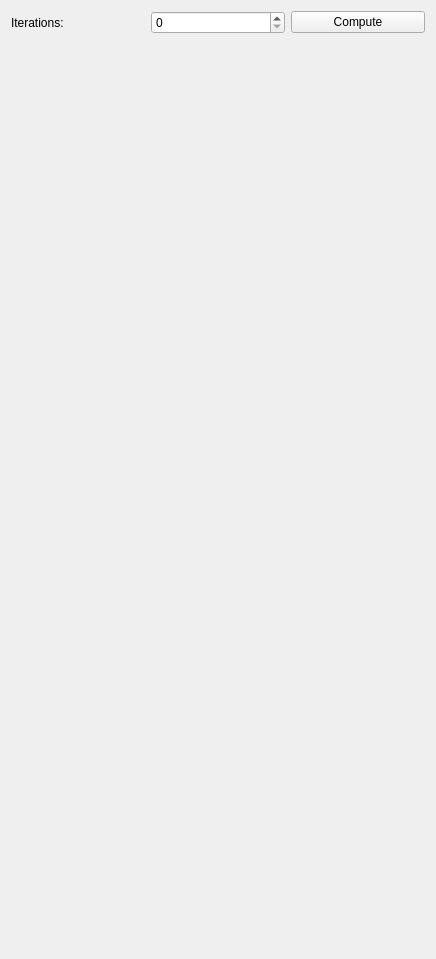
<ui version="4.0" >
 <class>CatmullClarkToolbarBase</class>
 <widget class="QWidget" name="CatmullClarkToolbarBase" >
  <property name="geometry" >
   <rect>
    <x>0</x>
    <y>0</y>
    <width>436</width>
    <height>959</height>
   </rect>
  </property>
  <property name="windowTitle" >
   <string>Form</string>
  </property>
  <layout class="QVBoxLayout" name="verticalLayout" >
   <item>
    <layout class="QHBoxLayout" name="horizontalLayout" >
     <item>
      <widget class="QLabel" name="label" >
       <property name="text" >
        <string>Iterations:</string>
       </property>
      </widget>
     </item>
     <item>
      <widget class="QSpinBox" name="iters_spinBox" >
       <property name="maximum" >
        <number>999</number>
       </property>
      </widget>
     </item>
     <item>
      <widget class="QPushButton" name="compute_pb" >
       <property name="text" >
        <string>Compute</string>
       </property>
      </widget>
     </item>
    </layout>
   </item>
   <item>
    <spacer name="verticalSpacer" >
     <property name="orientation" >
      <enum>Qt::Vertical</enum>
     </property>
     <property name="sizeHint" stdset="0" >
      <size>
       <width>20</width>
       <height>903</height>
      </size>
     </property>
    </spacer>
   </item>
  </layout>
 </widget>
 <resources/>
 <connections/>
</ui>
